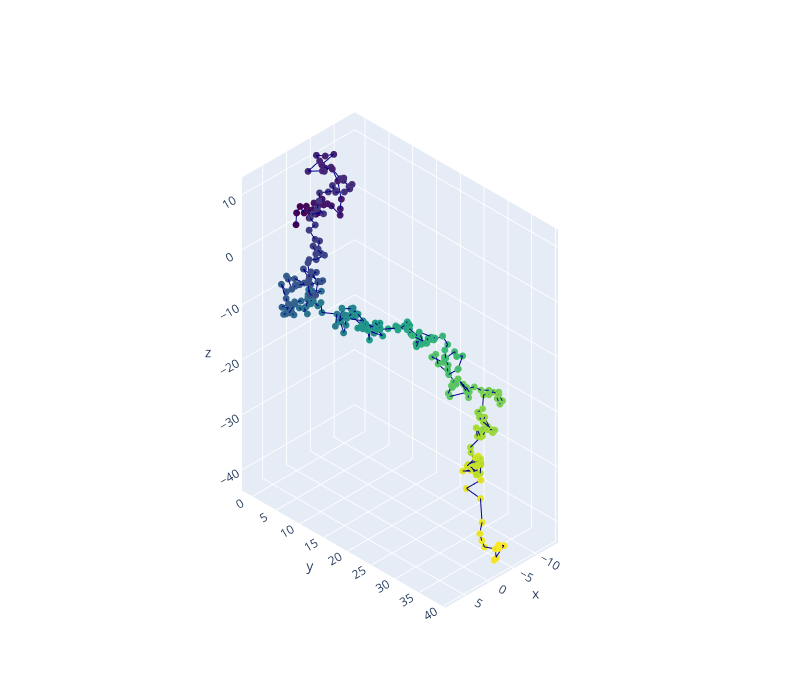

Notebook code cell kept with this figure:
### Code cell
# ===== 4) Plotly：交互式 3D 可视化 =====
# lines+markers：同时显示连接线和点
fig = go.Figure(data=go.Scatter3d(
    x=x, y=y, z=z,
    mode='lines+markers',
    # marker 控制点样式：大小、颜色映射、色带
    marker=dict(size=4, color=t, colorscale='Viridis'),
    # line 控制轨迹线样式
    line=dict(color='darkblue', width=2)
))

# 设置 3D 相机为正交投影（与 Matplotlib 一致）
fig.layout.scene.camera.projection.type = 'orthographic'
# 设置图像尺寸
fig.update_layout(width=800, height=700)
# 显示交互图
fig.show()

### Figure 1 — Plotly figure (JSON) as saved in the notebook; plotly's stock layout.template omitted (floating-point values rounded to 4 significant figures; data arrays with more than 128 entries replaced by an {"elided": "..."} marker saying what was removed)
{"data": [{"line": {"color": "darkblue", "width": 2}, "marker": {"color": {"elided": "300 int values"}, "colorscale": [[0, "#440154"], [0.1111, "#482878"], [0.2222, "#3e4989"], [0.3333, "#31688e"], [0.4444, "#26828e"], [0.5556, "#1f9e89"], [0.6667, "#35b779"], [0.7778, "#6ece58"], [0.8889, "#b5de2b"], [1, "#fde725"]], "size": 4}, "mode": "lines+markers", "type": "scatter3d", "x": {"elided": "300 float values"}, "y": {"elided": "300 float values"}, "z": {"elided": "300 float values"}}], "layout": {"height": 700, "scene": {"camera": {"projection": {"type": "orthographic"}}}, "width": 800}}
